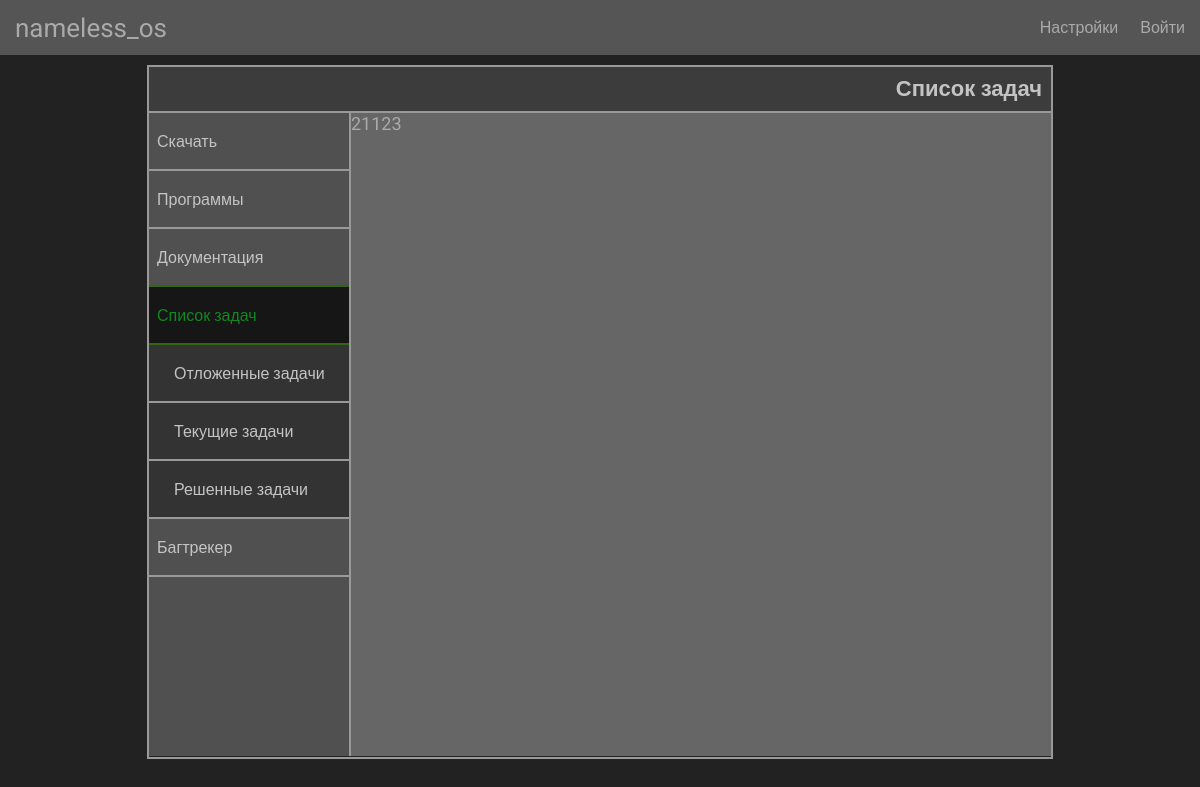
Page /?page=4 on the earlier database version.
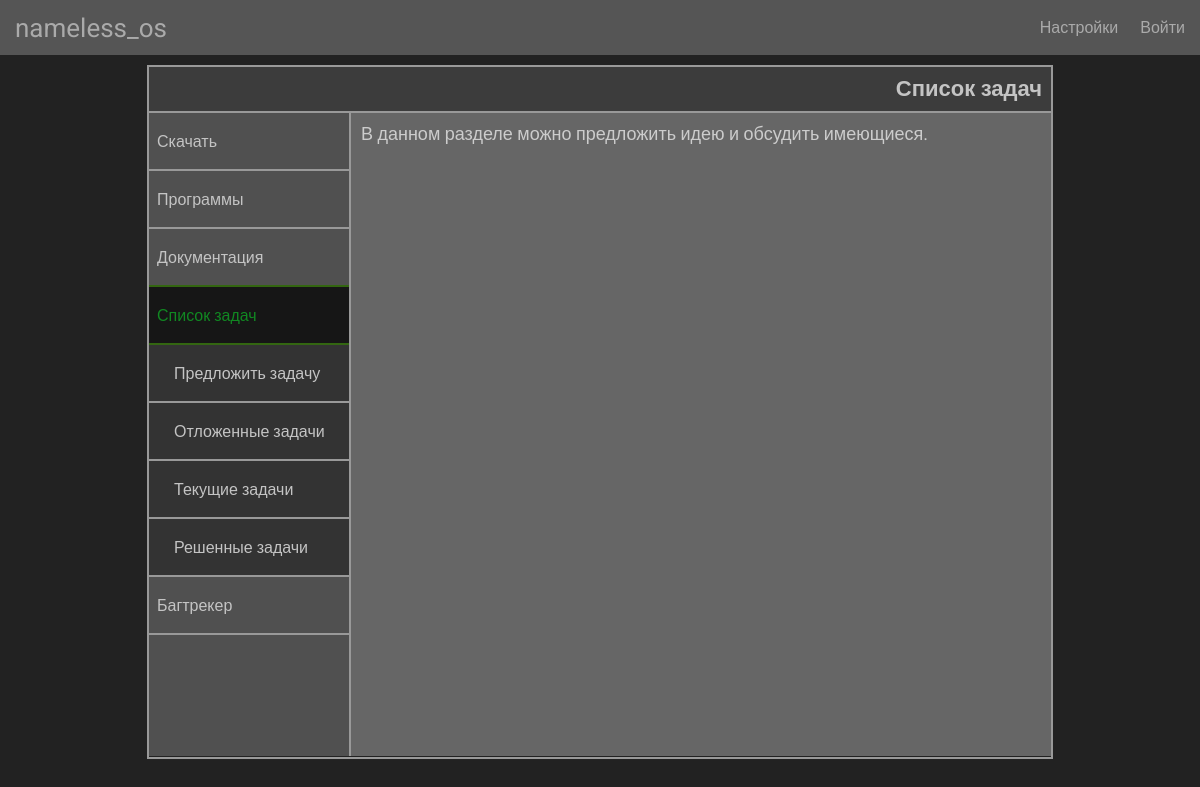
Same page on the later database version.
### page/models.py (models this page shows, shortened)
class Page(models.Model):
	class Meta:
		verbose_name_plural = "Страница"
	active		= models.BooleanField(blank=False)
	title		= models.CharField(max_length=64, verbose_name='Название страницы', default="Страница", blank=True)
	html		= models.TextField(verbose_name='Содержание страницы', blank=True)
	css			= models.FileField(blank=True)
	js			= models.FileField(blank=True)
	date_change	= models.DateField(default=datetime.date.today)
	master_page = models.ForeignKey("self", on_delete=models.CASCADE, null=True, blank=True)
	slave_pages = models.ManyToManyField("self", symmetrical=False, null=True, blank=True, related_name='+')

### home/views.py (the view, shortened to what this page needs)
# urls.py: path('', Home_view.as_view()),
class Home_view(TemplateView):
	template_name = "home.html"
	def get(self, request):
		page = Manage.get_page_data(request)
		try:
			page_now_main = Manage.get_page_branch(page)[-2].title
		except IndexError:
			page_now_main = False
		try:
			user = User.objects.get(id=request.user.id)
		except:
			user = None
		try:
			ajax_checkbox = request.COOKIES["ajax_checkbox"] == "true"
		except:
			ajax_checkbox = False
		try:
			edit_checkbox = request.COOKIES["edit_checkbox"] == "true"
		except:
			edit_checkbox = False
		page.css.open(mode='r')
		page_css_text= page.css.read()
		page.css.close()
		page.js.open(mode='r')
		page_js_text= page.js.read()
		page.js.close()
		print(page.js.url)
		ctx = {
			"title": page.title,
			"html": page.html,
			"css_url":  page.css.url,
			"css_text": page_css_text,
			"js_url":  page.js.url,
			"js_text": page_js_text,
			"page_now_main": page_now_main,
			"user": user,
			"is_ajax": ajax_checkbox,
			"is_edit": edit_checkbox
		}
		print(page.title)
		if ajax_checkbox:
			ctx["content_list"] = Manage.get_html_content_list_ajax(page)
		else:
			ctx["content_list"] = Manage.get_html_content_list(page)
		return render(request, self.template_name, ctx)

### home/views.py (called while the page is built)
	def get_page_data(request):
		try:
			get = int(request.GET["page"])
		except:
			get = 1
		page = Page.objects.get(id=get)
		return page

	def get_page_branch(page):
		result = [page]
		master = page
		while master != master.master_page:
			master = master.master_page
			result.append(master)
		return result

	def get_page_list(page):
		def test(i):
			tmp = []
			for slave in i.slave_pages.all():
				if_selected = slave.title in result_titles
				if_selected_master = slave.title == page.title
				tmp.append({
							slave.id: {
									"id": slave.id,
									"title": slave.title,
									"element": slave,
									"if_selected": if_selected,
									"if_selected_master": if_selected_master,
									"selected": test(slave)
								 }
						 })
			return tmp
		result = Manage.get_page_branch(page)
		result_titles = [i.title for i in result]
		return test(result[len(result)-1])

### home/templates/home.html (shortened to what this page needs)
<!DOCTYPE html>
<html>
    <head>
		{% load static %}
		<link rel="stylesheet" href="{% static 'css/main.css' %}">
		<link rel="stylesheet" href="{% static 'css/home.css' %}">
		<link rel="stylesheet" href="{{ css_url }}">
		<link rel="stylesheet" href="{% static 'css/home.css' %}">
    </head>
    <body>
	{% include 'top_menu.html' %}
	<div id="content_wrap" class="content-wrap">
		{% if user.is_staff and is_edit %}
			<input id="content_header" type="text" value="{{ title | safe }}"></input>
		{% else %}
			<div id="content_header">{{ title }}</div>
		{% endif %}
		<div id="wrap_content" class="flex-row-sb">
			<div id="content_list">
				{{content_list | safe}}
			</div>
			{% if user.is_staff and is_edit %}
			<div id="edit_panel">
				<div id="edit_bar">
					<a class="box-element" onclick="save_page_data()">Сохранить</a>
					<div class="flex-row-sb">
						<input id="show_edit_checkbox" type="checkbox"></input>
						<label for="show_edit_checkbox">Редактор</label>
					</div>
					<div class="flex-row-sb">
						<input id="show_result_checkbox" type="checkbox"></input>
						<label for="show_result_checkbox">Результат</label>
					</div>
					<div class="flex-row-sb">
						<input id="show_html_checkbox" type="checkbox"></input>
						<label for="show_html_checkbox">HTML</label>
					</div>
					<div class="flex-row-sb">
						<input id="show_css_checkbox" type="checkbox"></input>
						<label for="show_css_checkbox">CSS</label>
					</div>
					<div class="flex-row-sb">
						<input id="show_js_checkbox" type="checkbox"></input>
						<label for="show_js_checkbox">JS</label>
					</div>
				</div>
				<div id="wrap_editor" class="flex-row-sb">
					<div id="wrap-content-editor" class="wrap-content">
						<div id="wrap_content_html">
							<h2 class="wrap-content-header">HTML</h2>
							<textarea type="text" id="content_html" class="content-text">{{ html }}</textarea>
						</div>
						<div id="wrap_content_css">
							<h2 class="wrap-content-header">CSS</h2>
							<textarea type="text" id="content_css" class="content-text">{{ css_text }}</textarea>
						</div>
						<div id="wrap_content_js">
							<h2 class="wrap-content-header">JS</h2>
							<textarea type="text" id="content_js" class="content-text">{{ js_text }}</textarea>
						</div>
					</div>
					<div id="wrap-content-view" class="wrap-content">
						<h2 class="wrap-content-header">Результат</h2>
						<div id="content_view" class="content-text">{{ html | safe}}</div>
					</div>
				</div>
			</div>
			{% else %}
				<div id="content" class="content-text">
		 			{{ html | safe}}
				</div>
			{% endif %}
		</div>
	</div>
    </body>
</html>

Differences in the rows shown:
changed Page "Список задач": html "21123" → "В данном разделе можно предложить идею и обсудить имеющиеся."
computed for Page: title "Багтрекер Решенные задачи Текущие задачи Отложенные задачи Список задач Документация Программы Скачать" → "Багтрекер Решенные задачи Текущие задачи Отложенные задачи Предложить задачу Список задач Документация Программы Скачать"
